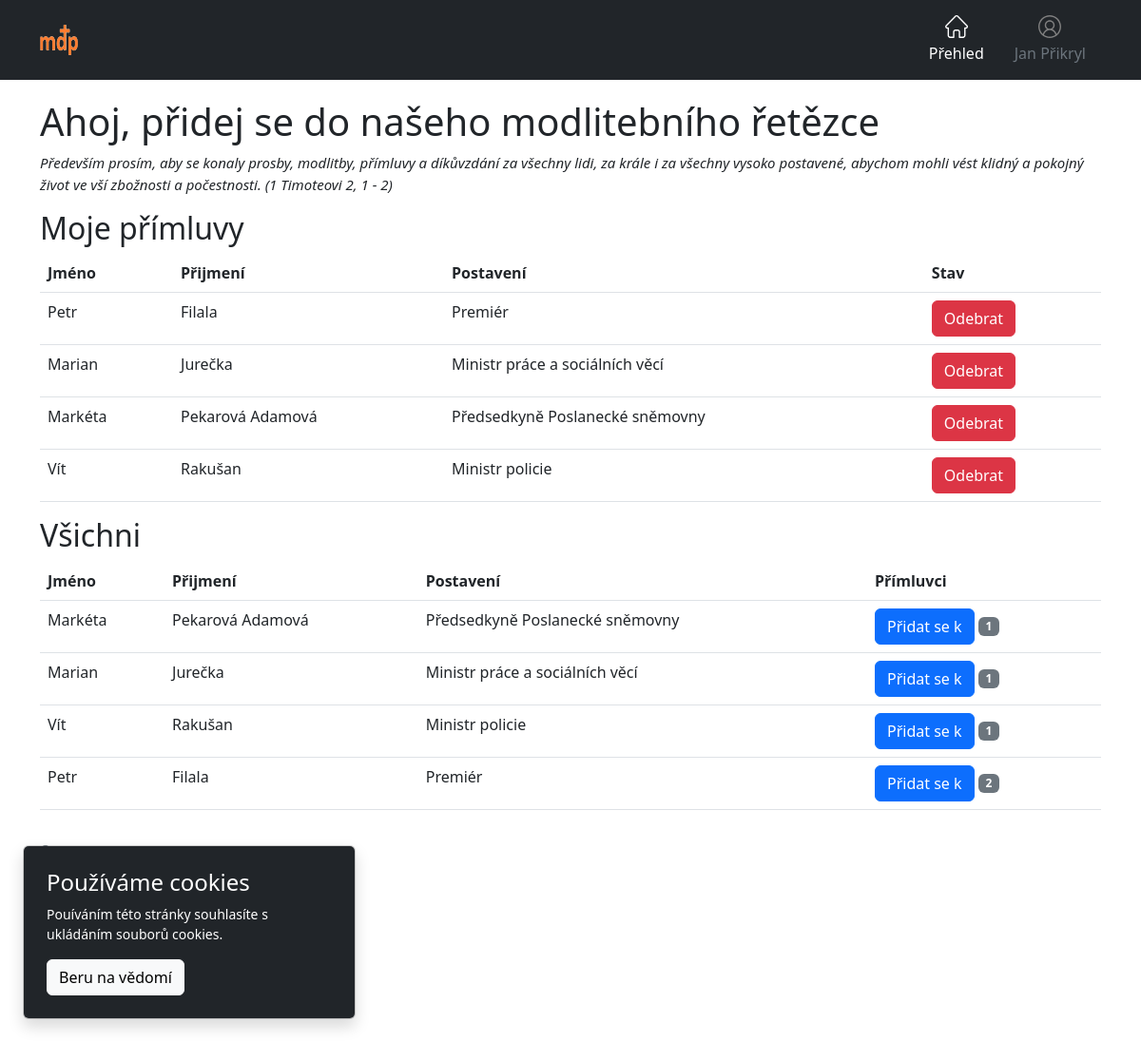
The app's page / (signed in) with its own data.
### main/models.py (models this page shows, shortened)
class Politician(models.Model):
    name = models.CharField(max_length=20)
    surname = models.CharField(max_length=25)
    position = models.CharField(max_length=35)
    intercessors = models.ManyToManyField(User, blank=True)# Přímluvci

### main/views.py (the view)
def index(request):
    if request.user.is_authenticated:
        my_objects = Politician.objects.filter(intercessors__email=request.user.email)
        all_objects = Politician.objects.annotate(q_count=Count('intercessors')) \
                             .order_by('q_count')
        return render(request, "index.html", {"all": all_objects, "my": my_objects})
    all_objects = Politician.objects.annotate(q_count=Count('intercessors')) \
        .order_by('q_count')
    return render(request, "index.html", {"all": all_objects})

### main/templates/index.html (shortened to what this page needs)
<!doctype html>
<html lang="cs">
  <head>
    {% load static %}
        <link rel="stylesheet" href="{% static 'style.css' %}" type="text/css" />
    <link href="{% static 'assets/dist/css/bootstrap.min.css' %}" rel="stylesheet">
    <link rel="stylesheet" href="{% static 'style.css' %}">
  </head>
  <body>
        <header>
    <div class="px-1 py-2 bg-dark text-white">
      <div class="container">
        <div class="d-flex flex-wrap align-items-center justify-content-center justify-content-lg-start">
          <a href="{% url 'index' %}" class="align-items-center my-2 my-lg-0 me-lg-auto text-white text-decoration-none" id="header">
              <img src="/media/icon/icon.png" alt="Icon" width="40" height="32">
          </a>
          <ul class="nav col-12 col-lg-auto my-2 justify-content-center my-md-0 text-small" id="icons">
            <li>
              <a href="{% url 'index' %}" class="nav-link text-white">
                Přehled
              </a>
            </li>
            <li>
                {% if user.is_authenticated %}
                  <a href="{% url 'log_out' %}" class="nav-link text-secondary" style="cursor: pointer;" data-hover="Odhlásit se">
                      {{ user.first_name }} {{ user.last_name }}
                </a>
                {% endif %}
            </li>
          </ul>
        </div>
      </div>
    </div>
  </header>
<div class="container" style="padding-top: 20px;">
    <h1>Ahoj, přidej se do našeho modlitebního řetězce</h1>
    <p style="font-size: 15px;" id="bible_text"><i>Především prosím, aby se konaly prosby, modlitby, přímluvy a díkůvzdání za všechny lidi, za krále i za všechny vysoko postavené, abychom mohli vést klidný a pokojný život ve vší zbožnosti a počestnosti. (1 Timoteovi 2, 1 - 2)</i></p>
  {% if user.is_authenticated %}
    <h2>Moje přímluvy</h2>
          <table class="table" id="my">
              <thead>
                <tr>
                    <th scope="col">Jméno</th>
                    <th scope="col">Přijmení</th>
                    <th scope="col">Postavení</th>
                    <th scope="col">Stav</th>
                </tr>
                </thead>
                <tbody id="tbody">
                    {% for i in my %}
                        <tr id="my_{{ i.id }}">
                          <td>{{ i.name }}</td>
                          <td>{{ i.surname }}</td>
                          <td>{{ i.position }}</td>
                          <td><button onclick="remove_me({{ i.id }})" type="button" class="btn btn-danger">Odebrat</button></td>
                        </tr>
                    {% endfor %}
                </tbody>
    </table>
  {% endif %}
    <h2>Všichni</h2>
    <table class="table" id="all">
      <thead>
        <tr>
          <th scope="col">Jméno</th>
          <th scope="col">Přijmení</th>
          <th scope="col">Postavení</th>
          <th scope="col">Přímluvci</th>
        </tr>
      </thead>
      <tbody>
      {% for i in all %}
        <tr>
          <td>{{ i.name }}</td>
          <td>{{ i.surname }}</td>
          <td>{{ i.position }}</td>
            <td>{% if user.is_authenticated %}<button onclick="add_me({{ i.id }})" type="button" class="btn btn-primary">Přidat se k</button>
                <span
                    onclick="load_data({{ i.id }}); Detail_Modal.show();" class="badge bg-secondary" id="span_{{ i.id }}">{{ i.intercessors.all|length}}</span>
            {% else %}
                <button class="btn btn-secondary" onclick="load_data({{ i.id }}); Detail_Modal.show();">{{ i.intercessors.all|length}}</button>
            {% endif %}
            </td>
        </tr>
      {% endfor %}
      </tbody>
    </table>
</div>
{% include 'sign_in_register.html' %}
{% include 'footer.html' %}
</body>
</html>

### main/static/style.css (style rules this page uses)
@media (prefers-color-scheme: light) { body { padding-bottom: 3rem; } }
@media (prefers-color-scheme: light) { a:link { text-decoration: none } }

### records on screen
Politician: name "Petr", surname "Filala", position "Premiér", intercessors.all|length "2"
Politician: name "Marian", surname "Jurečka", position "Ministr práce a sociálních věcí", intercessors.all|length "1"
Politician: name "Markéta", surname "Pekarová Adamová", position "Předsedkyně Poslanecké sněmovny", intercessors.all|length "1"
Politician: name "Vít", surname "Rakušan", position "Ministr policie", intercessors.all|length "1"

### other values on screen
{{ user.first_name }} "Jan"
{{ user.last_name }} "Přikryl"
